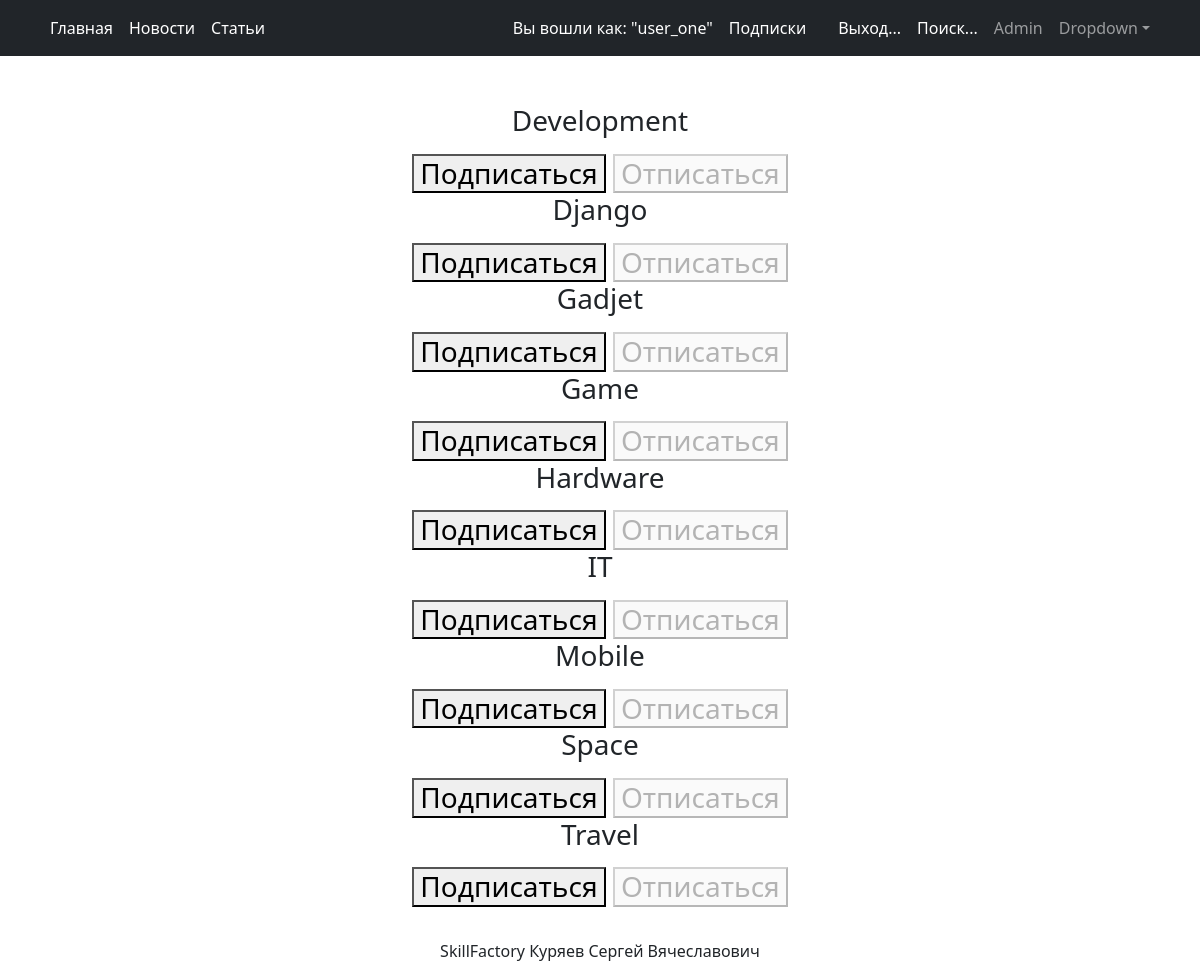
Screenshot of /subscriptions/ (signed in) with the database file from the repository.
### news/models.py (models this page shows, shortened)
class Category(models.Model):
    name = models.CharField(max_length=64, unique=True)
    class Meta:
        verbose_name = 'Категория'
        verbose_name_plural = 'Категории'

### news/views.py (the view, shortened to what this page needs)
# urls.py: path('subscriptions/', subscriptions, name='subscriptions'),
@login_required
@csrf_protect
def subscriptions(request):
    categories_with_subscriptions = Category.objects.annotate(
        user_subscribed=Exists(
            Subscriber.objects.filter(
                user=request.user,
                category=OuterRef('pk'),
            )
        )
    ).order_by('name')
    return render(
        request,
        'subscriptions.html',
        {'categories': categories_with_subscriptions},
    )

### templates/subscriptions.html (shortened to what this page needs)
{% extends 'flatpages/default.html' %}
{% block page %}
    {% for category in categories  %}
        <p>
            {{ category.name }}
            <form method="post">
                {% if category.user_subscribed %}
                    <button disabled>Подписаться</button>
                    <button name="action" value="unsubscribe">Отписаться</button>
                {% else %}
                    <button name="action" value="subscribe">Подписаться</button>
                    <button disabled>Отписаться</button>
                {% endif %}
            </form>
{% endfor %}
{% endblock page %}

### templates/flatpages/default.html (shortened to what this page needs)
<!DOCTYPE html>
<html lang="en">
    <head>
        {% load static %}
        <link href="{% static 'css/styles.css' %}" rel="stylesheet" />
    </head>
    <body>
        <nav class="navbar navbar-expand-lg navbar-dark bg-dark">
            <div class="container">
                <div class="collapse navbar-collapse" id="navbarSupportedContent">
                    <ul class="navbar-nav ms-left mb-2 mb-lg-0">
                        <li class="nav-item"><a class="nav-link active" aria-current="page" href="/">Главная</a></li>
                        <li class="nav-item"><a class="nav-link active" aria-current="page" href="/news/">Новости</a></li>
                        <li class="nav-item"><a class="nav-link active" aria-current="page" href="/articles/">Статьи</a></li>
                    </ul>
                    <ul class="navbar-nav ms-auto mb-2 mb-lg-0">
                        {% if not user.is_authenticated %}
                        <li class="nav-item"><a class="nav-link active" aria-current="page" href="/accounts/login/">Вход...</a></li>
                        <li class="nav-item"><a class="nav-link active" aria-current="page" href="{% url 'signup' %}">Регистрация</a></li>
                        {% else %}
                        <li class="nav-item"><a class="nav-link active" aria-current="page">Вы вошли как: "{{ request.user }}"</a></li>
                        <li class="nav-item"><a class="nav-link active" aria-current="page" href="{% url 'subscriptions' %}">Подписки</a></li>
                        {% if perms.news.add_post %}
                        <li class="nav-item"><a class="nav-link active" aria-current="page" href={% block link %} {%endblock link %}>{% block link1 %}{% endblock link1 %}</a></li>
                        {% endif %}
                        <li class="nav-item"><a class="nav-link active" aria-current="page" href="{% url 'logout_confirm' %}">Выход...</a></li>
                        {% endif %}
                        <li class="nav-item"><a class="nav-link active" aria-current="page" href="/search">Поиск...</a></li>
                        <li class="nav-item"><a class="nav-link" href="/admin/">Admin</a></li>
                        <li class="nav-item dropdown">
                            <a class="nav-link dropdown-toggle" id="navbarDropdown" href="#" role="button" data-bs-toggle="dropdown" aria-expanded="false">Dropdown</a>
                        </li>
                    </ul>
                </div>
            </div>
        </nav>
        <div class="container">
            <div class="text-center mt-5">
                <h3>{% block page %} {% endblock page %}</h3>
                <br>
                <p>SkillFactory Куряев Сергей Вячеславович</p>
            </div>
        </div>
        {% load static %}
    </body>
</html>

### rows the page displays
Category: name "Development", shows "Подписаться"
Category: name "Django", shows "Подписаться"
Category: name "Gadjet", shows "Подписаться"
Category: name "Game", shows "Подписаться"
Category: name "Hardware", shows "Подписаться"
Category: name "IT", shows "Подписаться"
Category: name "Mobile", shows "Подписаться"
Category: name "Space", shows "Подписаться"
Category: name "Travel", shows "Подписаться"

### other values shown
{{ request.user }} "user_one"
